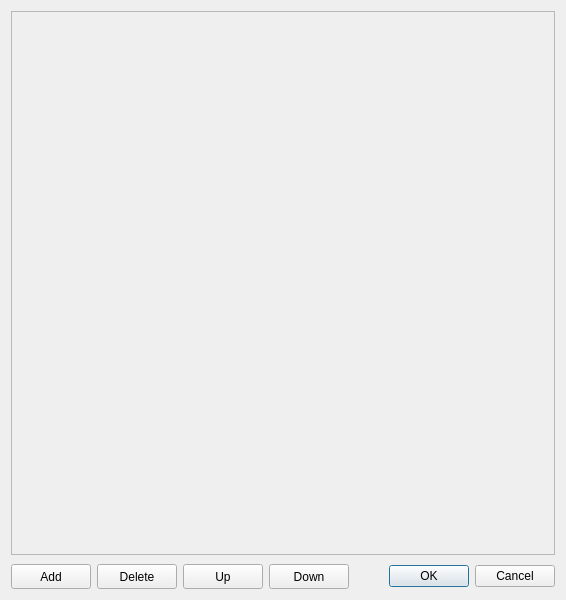
<?xml version="1.0" encoding="UTF-8"?>
<ui version="4.0">
 <class>DisneyMaterialEntityEditor</class>
 <widget class="QWidget" name="DisneyMaterialEntityEditor">
  <property name="windowModality">
   <enum>Qt::NonModal</enum>
  </property>
  <property name="geometry">
   <rect>
    <x>0</x>
    <y>0</y>
    <width>566</width>
    <height>600</height>
   </rect>
  </property>
  <property name="windowTitle">
   <string>Edit Entity</string>
  </property>
  <layout class="QGridLayout" name="gridLayout">
   <item row="0" column="0">
    <widget class="QScrollArea" name="scrollarea">
     <property name="widgetResizable">
      <bool>true</bool>
     </property>
     <widget class="QWidget" name="scrollarea_contents">
      <property name="geometry">
       <rect>
        <x>0</x>
        <y>0</y>
        <width>546</width>
        <height>543</height>
       </rect>
      </property>
     </widget>
    </widget>
   </item>
   <item row="2" column="0">
    <layout class="QGridLayout" name="gridLayout_2">
     <property name="topMargin">
      <number>3</number>
     </property>
     <item row="0" column="0">
      <widget class="QPushButton" name="add_button">
       <property name="sizePolicy">
        <sizepolicy hsizetype="Fixed" vsizetype="Fixed">
         <horstretch>0</horstretch>
         <verstretch>0</verstretch>
        </sizepolicy>
       </property>
       <property name="minimumSize">
        <size>
         <width>0</width>
         <height>25</height>
        </size>
       </property>
       <property name="toolTip">
        <string>Add layer</string>
       </property>
       <property name="text">
        <string>Add</string>
       </property>
      </widget>
     </item>
     <item row="0" column="1">
      <widget class="QPushButton" name="delete_button">
       <property name="sizePolicy">
        <sizepolicy hsizetype="Fixed" vsizetype="Fixed">
         <horstretch>0</horstretch>
         <verstretch>0</verstretch>
        </sizepolicy>
       </property>
       <property name="minimumSize">
        <size>
         <width>0</width>
         <height>25</height>
        </size>
       </property>
       <property name="toolTip">
        <string>Delete layer</string>
       </property>
       <property name="text">
        <string>Delete</string>
       </property>
      </widget>
     </item>
     <item row="0" column="4">
      <spacer name="horizontalspacer">
       <property name="orientation">
        <enum>Qt::Horizontal</enum>
       </property>
       <property name="sizeHint" stdset="0">
        <size>
         <width>40</width>
         <height>20</height>
        </size>
       </property>
      </spacer>
     </item>
     <item row="0" column="5">
      <widget class="QDialogButtonBox" name="buttonbox">
       <property name="sizePolicy">
        <sizepolicy hsizetype="Fixed" vsizetype="Fixed">
         <horstretch>0</horstretch>
         <verstretch>0</verstretch>
        </sizepolicy>
       </property>
       <property name="layoutDirection">
        <enum>Qt::LeftToRight</enum>
       </property>
       <property name="standardButtons">
        <set>QDialogButtonBox::Cancel|QDialogButtonBox::Ok</set>
       </property>
      </widget>
     </item>
     <item row="0" column="2">
      <widget class="QPushButton" name="up_button">
       <property name="sizePolicy">
        <sizepolicy hsizetype="Fixed" vsizetype="Fixed">
         <horstretch>0</horstretch>
         <verstretch>0</verstretch>
        </sizepolicy>
       </property>
       <property name="minimumSize">
        <size>
         <width>0</width>
         <height>25</height>
        </size>
       </property>
       <property name="text">
        <string>Up</string>
       </property>
      </widget>
     </item>
     <item row="0" column="3">
      <widget class="QPushButton" name="down_button">
       <property name="sizePolicy">
        <sizepolicy hsizetype="Fixed" vsizetype="Fixed">
         <horstretch>0</horstretch>
         <verstretch>0</verstretch>
        </sizepolicy>
       </property>
       <property name="minimumSize">
        <size>
         <width>0</width>
         <height>25</height>
        </size>
       </property>
       <property name="text">
        <string>Down</string>
       </property>
      </widget>
     </item>
    </layout>
   </item>
  </layout>
 </widget>
 <resources/>
 <connections/>
</ui>
